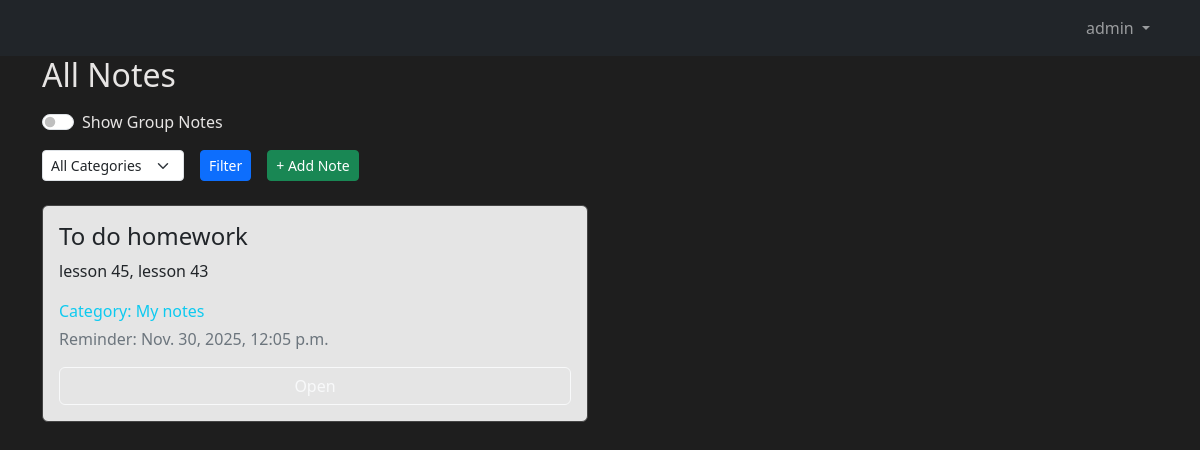
Screenshot of /notes/ (signed in) with the database file from the repository.
### notes/models.py (models this page shows, shortened)
class Notes(models.Model):
    title = models.CharField(max_length=100)
    text = models.TextField()
    reminder = models.DateTimeField(default=timezone.now)
    category = models.ForeignKey(Category, on_delete=models.CASCADE, related_name='notes')
    owner = models.ForeignKey(
        User,
        on_delete=models.CASCADE,
        related_name="notes",
        null=True,
        blank=True
    )
    group = models.ForeignKey(Group, on_delete=models.SET_NULL, null=True, blank=True)

class Category(models.Model):
    title = models.CharField(max_length=100)

### notes/views.py (the view)
# urls.py: path('notes/', NoteListView.as_view(), name='note_list'),
class NoteListView(LoginRequiredMixin, ListView):
    login_url = 'login'
    model = Notes
    template_name = "note_list.html"
    context_object_name = "notes"
    def get_queryset(self):
        queryset = Notes.objects.filter(owner=self.request.user)
        category_id = self.request.GET.get('category')
        if category_id:
            queryset = queryset.filter(category__id=category_id)
        if self.request.GET.get('group') == '1':
            user_notes = Notes.objects.filter(owner=self.request.user)
            group_notes = Notes.objects.filter(group__in=self.request.user.groups.all())
            queryset = (user_notes | group_notes).distinct()
            if category_id:
                queryset = queryset.filter(category__id=category_id)
        return queryset
    def get_context_data(self, **kwargs):
        context = super().get_context_data(**kwargs)
        context['categories'] = Category.objects.all()
        context['show_group'] = self.request.GET.get('group') == '1'
        return context

### templates/note_list.html (shortened to what this page needs)
{% extends "base.html" %}
{% block content %}
<h2 class="mb-3">All Notes</h2>
<form method="get" class="mb-3">
    <div class="form-check form-switch">
        <input class="form-check-input" type="checkbox" id="groupNotes" name="group" value="1"
            {% if show_group %}checked{% endif %} onchange="this.form.submit()">
        <label class="form-check-label" for="groupNotes">Show Group Notes</label>
    </div>
</form>
<form method="get" class="mb-4">
    <div class="row g-3 align-items-center">
        <div class="col-auto">
            <select name="category" class="form-select form-select-sm">
                <option value="">All Categories</option>
            </select>
        </div>
        <div class="col-auto">
            <button class="btn btn-primary btn-sm" type="submit">Filter</button>
        </div>
        <div class="col-auto">
            <a href="{% url 'note_add' %}" class="btn btn-success btn-sm">+ Add Note</a>
        </div>
    </div>
</form>
<div class="row">
    {% for note in notes %}
        <div class="col-md-6 mb-3">
            <div class="card card-dark p-3 h-100">
                <h4>{{ note.title }}</h4>
                <p>{{ note.text|truncatewords:25 }}</p>
                <p class="text-info mb-1">Category: {{ note.category.title }}</p>
                {% if note.reminder %}
                    <p class="text-secondary">Reminder: {{ note.reminder }}</p>
                {% endif %}
                <a href="{% url 'note_detail' note.id %}" class="btn btn-outline-light mt-auto">Open</a>
            </div>
        </div>
    {% endfor %}
</div>
{% endblock %}

### templates/base.html (shortened to what this page needs)
<!DOCTYPE html>
<html lang="en">
<head>
    <link href="https://cdn.jsdelivr.net/npm/bootstrap@5.3.8/dist/css/bootstrap.min.css" rel="stylesheet">
</head>
<body>
<nav class="navbar navbar-expand-lg navbar-dark bg-dark">
    <div class="container">
            <ul class="navbar-nav ms-auto">
                {% if user.is_authenticated %}
                <li class="nav-item dropdown">
                    <a class="nav-link dropdown-toggle" href="#" id="userDropdown" role="button"
                       data-bs-toggle="dropdown" aria-expanded="false">
                        {{ user.username }}
                    </a>
                </li>
                {% endif %}
            </ul>
        </div>
    </nav>
<div class="container pb-5">
    {% block content %}{% endblock %}
</div>
</body>
</html>

### templates/base.html (style rules this page uses)
body { background-color: #1e1e1e; color: #E7E5E4; }
.card-dark { background-color: #E5E5E5; border: 1px solid #444; }
a, a:hover { color: #9ec1ff; }

### rows the page displays
Notes: title "To do homework", text "lesson 45, lesson 43", category "My notes", reminder "Nov. 30, 2025, 12:05 p.m."

### other values shown
{{ user.username }} "admin"
